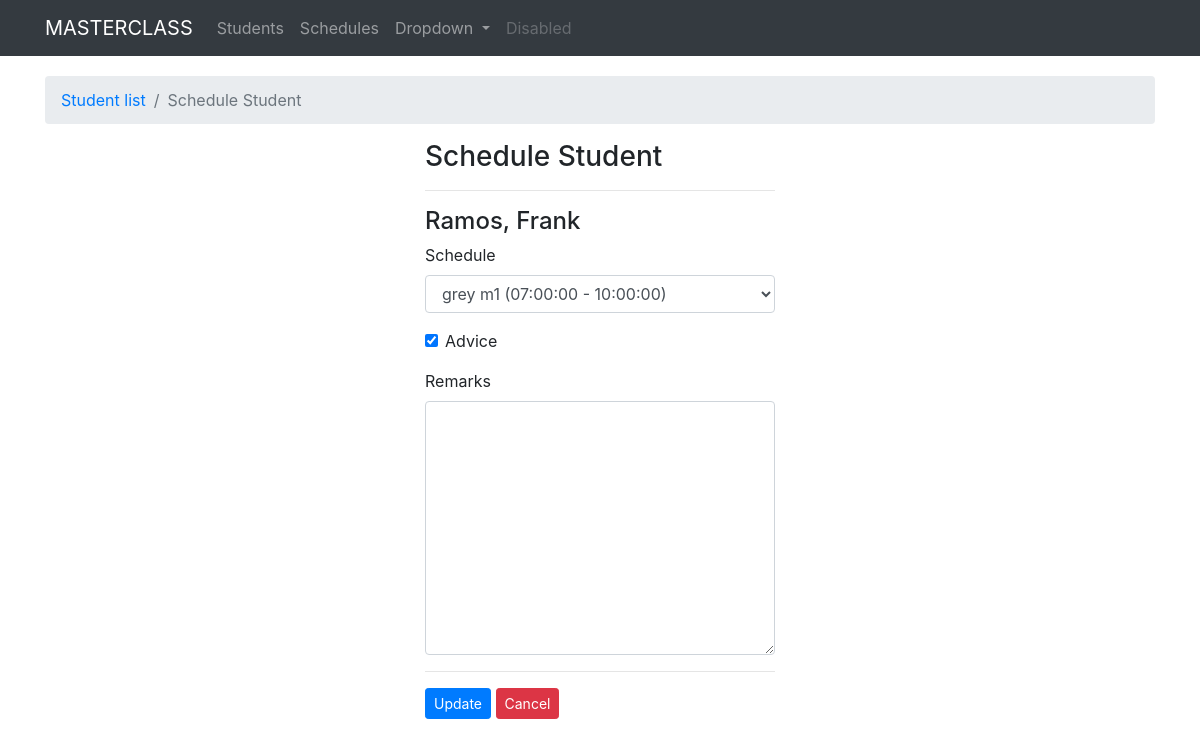
The page /schedule/1/ on the database its author committed.
### students/models.py (models this page shows, shortened)
class StudentName(models.Model):
    lrn = models.CharField(max_length=12, unique=True, blank=True, null=True)
    first_name = models.CharField(max_length=120)
    last_name = models.CharField(max_length=120)
    middle_name = models.CharField(max_length=120, blank=True)
    extension_name = models.CharField(max_length=10, blank=True)
    GENDER = [
    ('M', 'MALE'),
    ('F', 'FEMALE'),
    ]
    gender = models.CharField(max_length=6, choices=GENDER, blank=True, null=True)
    birth_date = models.DateField()
    school_status = models.BooleanField(default=True, verbose_name='schooling status')
    schedule = models.ForeignKey(Schedule, on_delete=models.CASCADE, blank=True, null=True)
    advice = models.BooleanField(default=False)
    remarks = models.TextField(blank=True, null=True)
    image = models.ImageField(upload_to=user_directory_path, blank=True, null=True)
    timestamp = models.DateTimeField(auto_now_add=True)
    updated = models.DateTimeField(auto_now=True)
    class Meta:
        ordering = ['-timestamp']
    def full_name(self):
        if self.middle_name == False:
            fullname = "%s, %s %s"%(self.last_name, self.first_name, self.extension_name)
        elif self.extension_name == False:
            fullname = "%s, %s %s"%(self.last_name, self.first_name, self.middle_name)
        elif self.middle_name == False and self.extension_name == False:
            fullname = "%s, %s"%(self.last_name, self.first_name)
        else:
            fullname = "%s, %s %s %s"%(self.last_name, self.first_name, self.middle_name, self.extension_name)
        return fullname

### students/views.py (the view)
# urls.py: path('schedule/<int:pk>/', views.schedule_student, name='schedule'),
def schedule_student(request, pk):
	instance=get_object_or_404(StudentName, pk=pk)
	form = StudentScheduleForm(request.POST or None, request.FILES or None, instance=instance)
	if form.is_valid():
		instance=form.save(commit=False)
		instance.save()
		return redirect('student:list')
	context = {
		"form": form,
		"title": "schedule student",
		"instance": instance,
	}
	return render(request, "students/student_schedule.html", context)

### students/forms.py
class StudentScheduleForm(forms.ModelForm):
    class Meta:
        model = StudentName
        fields = (
            "schedule",
            "advice",
            "remarks",
        )

### schedules/models.py (called while the page is built)
    def __str__(self):
        sched = "%s - %s"%(str(self.start_time),str(self.end_time))
        return "%s %s (%s)"%(self.section,self.schedule_name, sched)

### sections/models.py (called while the page is built)
    def __str__(self):
        return self.section_name

### templates/students/student_schedule.html
{% extends "base.html" %}
{% load crispy_forms_tags %}
{% block content %}
<nav aria-label="breadcrumb">
    <ol class="breadcrumb">
        <li class="breadcrumb-item"><a href="{%url 'student:list'%}">Student list</a></li>
        <li class="breadcrumb-item active" aria-current="page">{{title|title}}</li>
    </ol>
</nav>
<div class="row">
    <div class="col-sm-4 offset-4">
        <h3>{{title|title}}</h3>
        <hr>
        <form action="" class="form" method="POST" enctype="multipart/form-data">{% csrf_token %}
            <h4>{{instance.full_name|title}}</h4>
            {{form|crispy}}
            <hr>
            <input type="submit" class="btn btn-primary btn-sm" value="Update">
            <a href="{% url 'student:list' %}" class="btn btn-danger btn-sm">Cancel</a>
        </form>
    </div>
</div>
{% endblock %}

### rows shown on the page
StudentName: full_name "Ramos, Frank", schedule "grey m1 (07:00:00 - 10:00:00)", advice "☑"

### other values the page prints
{{ title|title }} "Schedule Student"
